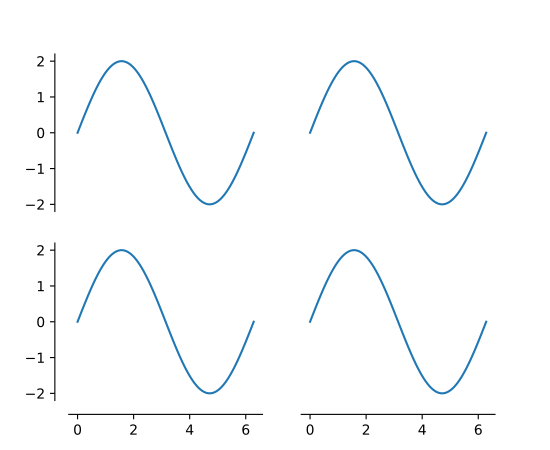

Reproduce this figure in Python.
def adjust_spines(ax, spines):
    for loc, spine in ax.spines.items():
        if loc in spines:
            spine.set_position(('outward', 10))  # outward by 10 points
        else:
            spine.set_color('none')  # don't draw spine

    # turn off ticks where there is no spine
    if 'left' in spines:
        ax.yaxis.set_ticks_position('left')
    else:
        # no yaxis ticks
        ax.yaxis.set_ticks([])

    if 'bottom' in spines:
        ax.xaxis.set_ticks_position('bottom')
    else:
        # no xaxis ticks
        ax.xaxis.set_ticks([])

fig = plt.figure()

x = np.linspace(0, 2*np.pi, 100)
y = 2*np.sin(x)

ax = fig.add_subplot(2, 2, 1)
ax.plot(x, y)
adjust_spines(ax, ['left'])

ax = fig.add_subplot(2, 2, 2)
ax.plot(x, y)
adjust_spines(ax, [])

ax = fig.add_subplot(2, 2, 3)
ax.plot(x, y)
adjust_spines(ax, ['left', 'bottom'])

ax = fig.add_subplot(2, 2, 4)
ax.plot(x, y)
adjust_spines(ax, ['bottom'])

plt.show()
